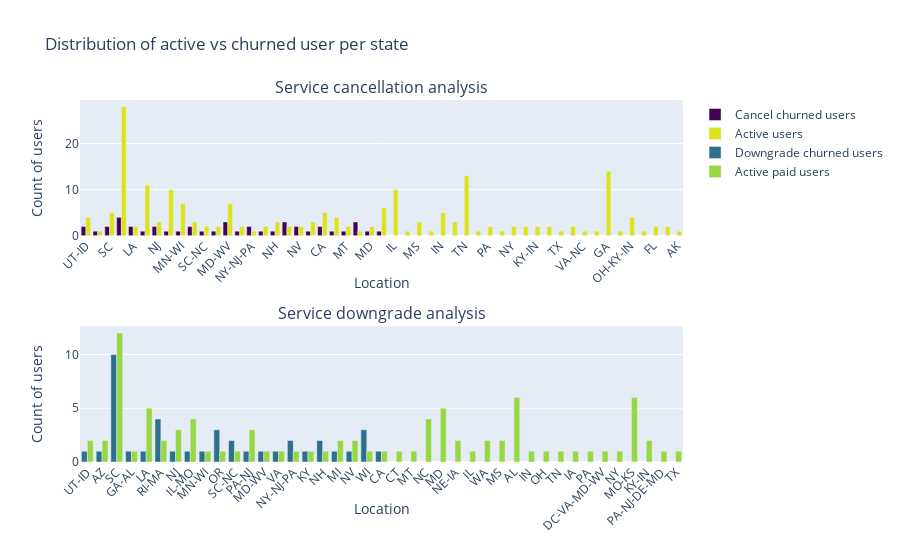

The cell this chart's notebook holds for it:
### Code cell
fig = make_subplots(rows=2, cols=1,
                   subplot_titles=("Service cancellation analysis", "Service downgrade analysis"))

fig.append_trace(go.Bar(
    x=locations,
    y=location_churn_service.groupby('state')['userId'].count(),
    name='Cancel churned users',
    marker=dict(
        color='rgb(68, 1, 84)'
    )
),1,1)
fig.append_trace(go.Bar(
    x=locations,
    y=location_no_churn.groupby('state')['userId'].count(),
    name='Active users',
    marker=dict(
        color='rgb(220, 227, 25)'
    )
),1,1)
fig.append_trace(go.Bar(
    x=locations,
    y=location_churn_paid.groupby('state')['userId'].count(),
    name='Downgrade churned users',
    marker=dict(
        color='rgb(45, 112, 142)'
    ),
),2, 1)
fig.append_trace(go.Bar(
    x=locations,
    y=location_no_churn[location_no_churn['level']=='paid'].groupby('state')['userId'].count(),
    name='Active paid users',
    marker=dict(
        color='rgb(149, 216, 64)'
    ),
),2, 1)
fig.layout.update(go.Layout(
    title_text="Distribution of active vs churned user per state",
    barmode='group'
))
fig.update_xaxes(title_text="Location", tickangle=-45, row=1, col=1)
fig.update_xaxes(title_text="Location", tickangle=-45, row=2, col=1)
fig.update_yaxes(title_text="Count of users", row=1, col=1)
fig.update_yaxes(title_text="Count of users", row=2, col=1)

fig.show()

### Figure 1 — Plotly figure (JSON) as saved in the notebook; plotly's stock layout.template omitted (floating-point values rounded to 4 significant figures)
{"data": [{"marker": {"color": "rgb(68, 1, 84)"}, "name": "Cancel churned users", "type": "bar", "x": ["UT-ID", "AZ", "SC", "GA-AL", "LA", "RI-MA", "NJ", "IL-MO", "MN-WI", "OR", "SC-NC", "PA-NJ", "MD-WV", "VA", "NY-NJ-PA", "KY", "NH", "MI", "NV", "WI", "CA", "CT", "MT", "NC", "MD", "NE-IA", "IL", "WA", "MS", "AL", "IN", "OH", "TN", "IA", "PA", "DC-VA-MD-WV", "NY", "MO-KS", "KY-IN", "PA-NJ-DE-MD", "TX", "WV", "VA-NC", "OR-WA", "GA", "IL-IN-WI", "OH-KY-IN", "MO-IL", "FL", "CO", "AK", "MA-NH", "AR", "OK", "TN-MS-AR", "TN-VA", "UT", "NC-SC"], "xaxis": "x", "y": [2, 1, 2, 4, 2, 1, 2, 1, 1, 2, 1, 1, 3, 1, 2, 1, 1, 3, 2, 1, 2, 1, 1, 3, 1, 1], "yaxis": "y"}, {"marker": {"color": "rgb(220, 227, 25)"}, "name": "Active users", "type": "bar", "x": ["UT-ID", "AZ", "SC", "GA-AL", "LA", "RI-MA", "NJ", "IL-MO", "MN-WI", "OR", "SC-NC", "PA-NJ", "MD-WV", "VA", "NY-NJ-PA", "KY", "NH", "MI", "NV", "WI", "CA", "CT", "MT", "NC", "MD", "NE-IA", "IL", "WA", "MS", "AL", "IN", "OH", "TN", "IA", "PA", "DC-VA-MD-WV", "NY", "MO-KS", "KY-IN", "PA-NJ-DE-MD", "TX", "WV", "VA-NC", "OR-WA", "GA", "IL-IN-WI", "OH-KY-IN", "MO-IL", "FL", "CO", "AK", "MA-NH", "AR", "OK", "TN-MS-AR", "TN-VA", "UT", "NC-SC"], "xaxis": "x", "y": [4, 1, 5, 28, 2, 11, 3, 10, 7, 3, 2, 2, 7, 2, 1, 2, 3, 2, 2, 3, 5, 4, 2, 1, 2, 6, 10, 1, 3, 1, 5, 3, 13, 1, 2, 1, 2, 2, 2, 2, 1, 2, 1, 1, 14, 1, 4, 1, 2, 2, 1], "yaxis": "y"}, {"marker": {"color": "rgb(45, 112, 142)"}, "name": "Downgrade churned users", "type": "bar", "x": ["UT-ID", "AZ", "SC", "GA-AL", "LA", "RI-MA", "NJ", "IL-MO", "MN-WI", "OR", "SC-NC", "PA-NJ", "MD-WV", "VA", "NY-NJ-PA", "KY", "NH", "MI", "NV", "WI", "CA", "CT", "MT", "NC", "MD", "NE-IA", "IL", "WA", "MS", "AL", "IN", "OH", "TN", "IA", "PA", "DC-VA-MD-WV", "NY", "MO-KS", "KY-IN", "PA-NJ-DE-MD", "TX", "WV", "VA-NC", "OR-WA", "GA", "IL-IN-WI", "OH-KY-IN", "MO-IL", "FL", "CO", "AK", "MA-NH", "AR", "OK", "TN-MS-AR", "TN-VA", "UT", "NC-SC"], "xaxis": "x2", "y": [1, 1, 10, 1, 1, 4, 1, 1, 1, 3, 2, 1, 1, 1, 2, 1, 2, 1, 1, 3, 1], "yaxis": "y2"}, {"marker": {"color": "rgb(149, 216, 64)"}, "name": "Active paid users", "type": "bar", "x": ["UT-ID", "AZ", "SC", "GA-AL", "LA", "RI-MA", "NJ", "IL-MO", "MN-WI", "OR", "SC-NC", "PA-NJ", "MD-WV", "VA", "NY-NJ-PA", "KY", "NH", "MI", "NV", "WI", "CA", "CT", "MT", "NC", "MD", "NE-IA", "IL", "WA", "MS", "AL", "IN", "OH", "TN", "IA", "PA", "DC-VA-MD-WV", "NY", "MO-KS", "KY-IN", "PA-NJ-DE-MD", "TX", "WV", "VA-NC", "OR-WA", "GA", "IL-IN-WI", "OH-KY-IN", "MO-IL", "FL", "CO", "AK", "MA-NH", "AR", "OK", "TN-MS-AR", "TN-VA", "UT", "NC-SC"], "xaxis": "x2", "y": [2, 2, 12, 1, 5, 2, 3, 4, 1, 1, 1, 3, 1, 1, 1, 1, 1, 2, 2, 1, 1, 1, 1, 4, 5, 2, 1, 2, 2, 6, 1, 1, 1, 1, 1, 1, 1, 6, 2, 1, 1], "yaxis": "y2"}], "layout": {"annotations": [{"font": {"size": 16}, "showarrow": false, "text": "Service cancellation analysis", "x": 0.5, "xanchor": "center", "xref": "paper", "y": 1, "yanchor": "bottom", "yref": "paper"}, {"font": {"size": 16}, "showarrow": false, "text": "Service downgrade analysis", "x": 0.5, "xanchor": "center", "xref": "paper", "y": 0.375, "yanchor": "bottom", "yref": "paper"}], "barmode": "group", "title": {"text": "Distribution of active vs churned user per state"}, "xaxis": {"anchor": "y", "domain": [0, 1], "tickangle": -45, "title": {"text": "Location"}}, "xaxis2": {"anchor": "y2", "domain": [0, 1], "tickangle": -45, "title": {"text": "Location"}}, "yaxis": {"anchor": "x", "domain": [0.625, 1], "title": {"text": "Count of users"}}, "yaxis2": {"anchor": "x2", "domain": [0, 0.375], "title": {"text": "Count of users"}}}}
